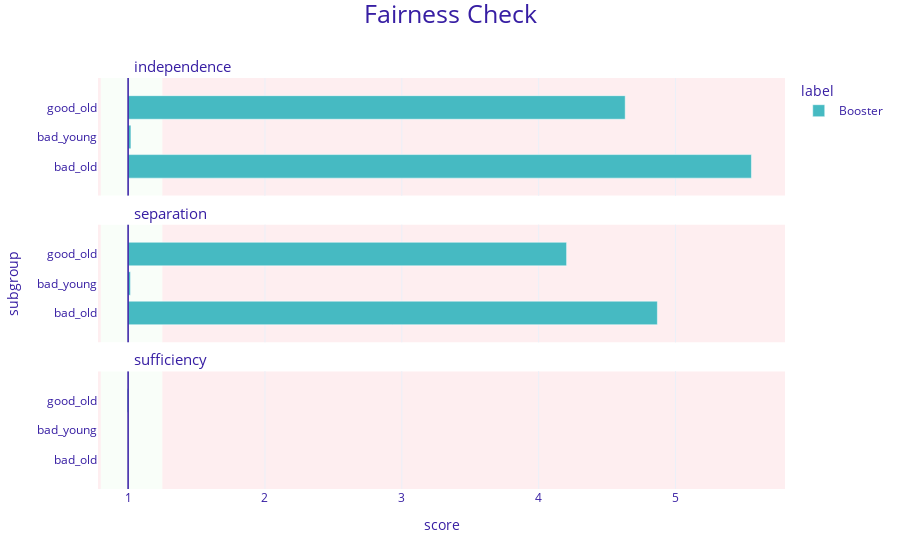

The code cell stored with this chart in its notebook:
### Code cell
fobject.plot()

### Figure 1 — Plotly figure (JSON) as saved in the notebook; plotly's stock layout.template omitted (floating-point values rounded to 4 significant figures)
{"data": [{"alignmentgroup": "True", "customdata": [["bad_old", 5.555, "Booster"], ["bad_young", 1.021, "Booster"], ["good_old", 4.632, "Booster"]], "hovertemplate": "<b>%{customdata[2]}</b><br>Subgroup: %{customdata[0]}<br>Score: %{customdata[1]}<br><extra></extra>", "legendgroup": "Booster", "marker": {"color": "#46bac2", "pattern": {"shape": ""}}, "name": "Booster", "offsetgroup": "Booster", "orientation": "h", "showlegend": true, "textposition": "auto", "type": "bar", "x": [4.555, 0.0206, 3.632], "xaxis": "x3", "y": [0.25, 0.5, 0.75], "yaxis": "y3"}, {"alignmentgroup": "True", "customdata": [["bad_old", 4.868, "Booster"], ["bad_young", 1.017, "Booster"], ["good_old", 4.204, "Booster"]], "hovertemplate": "<b>%{customdata[2]}</b><br>Subgroup: %{customdata[0]}<br>Score: %{customdata[1]}<br><extra></extra>", "legendgroup": "Booster", "marker": {"color": "#46bac2", "pattern": {"shape": ""}}, "name": "Booster", "offsetgroup": "Booster", "orientation": "h", "showlegend": false, "textposition": "auto", "type": "bar", "x": [3.868, 0.01743, 3.204], "xaxis": "x2", "y": [0.25, 0.5, 0.75], "yaxis": "y2"}, {"alignmentgroup": "True", "customdata": [["bad_old", 1.003, "Booster"], ["bad_young", 1.001, "Booster"], ["good_old", 0.993, "Booster"]], "hovertemplate": "<b>%{customdata[2]}</b><br>Subgroup: %{customdata[0]}<br>Score: %{customdata[1]}<br><extra></extra>", "legendgroup": "Booster", "marker": {"color": "#46bac2", "pattern": {"shape": ""}}, "name": "Booster", "offsetgroup": "Booster", "orientation": "h", "showlegend": false, "textposition": "auto", "type": "bar", "x": [0.002977, 0.0006255, -0.00746], "xaxis": "x", "y": [0.25, 0.5, 0.75], "yaxis": "y"}], "layout": {"annotations": [{"font": {"size": 15}, "showarrow": false, "text": "sufficiency", "x": 0.05, "xanchor": "left", "xref": "paper", "y": 0.2867, "yanchor": "bottom", "yref": "paper"}, {"font": {"size": 15}, "showarrow": false, "text": "separation", "x": 0.05, "xanchor": "left", "xref": "paper", "y": 0.6433, "yanchor": "bottom", "yref": "paper"}, {"font": {"size": 15}, "showarrow": false, "text": "independence", "x": 0.05, "xanchor": "left", "xref": "paper", "y": 1.0, "yanchor": "bottom", "yref": "paper"}], "autosize": true, "barmode": "group", "font": {"color": "#371ea3"}, "legend": {"title": {"text": "label"}, "tracegroupgap": 0}, "margin": {"b": 71, "r": 30, "t": 78}, "shapes": [{"fillcolor": "#f05a71", "layer": "below", "line": {"width": 0}, "opacity": 0.1, "type": "rect", "x0": 0.25, "x1": 4.8, "xref": "x", "y0": 0, "y1": 1, "yref": "y"}, {"fillcolor": "#f05a71", "layer": "below", "line": {"width": 0}, "opacity": 0.1, "type": "rect", "x0": -0.22, "x1": -0.2, "xref": "x", "y0": 0, "y1": 1, "yref": "y"}, {"fillcolor": "#c7f5bf", "layer": "below", "line": {"width": 0}, "opacity": 0.1, "type": "rect", "x0": -0.2, "x1": 0.25, "xref": "x", "y0": 0, "y1": 1, "yref": "y"}, {"line": {"color": "#371ea3", "width": 1.5}, "type": "line", "x0": 0, "x1": 0, "xref": "x", "y0": 0, "y1": 1, "yref": "y"}, {"fillcolor": "#f05a71", "layer": "below", "line": {"width": 0}, "opacity": 0.1, "type": "rect", "x0": 0.25, "x1": 4.8, "xref": "x", "y0": 0, "y1": 1, "yref": "y2"}, {"fillcolor": "#f05a71", "layer": "below", "line": {"width": 0}, "opacity": 0.1, "type": "rect", "x0": -0.22, "x1": -0.2, "xref": "x", "y0": 0, "y1": 1, "yref": "y2"}, {"fillcolor": "#c7f5bf", "layer": "below", "line": {"width": 0}, "opacity": 0.1, "type": "rect", "x0": -0.2, "x1": 0.25, "xref": "x", "y0": 0, "y1": 1, "yref": "y2"}, {"line": {"color": "#371ea3", "width": 1.5}, "type": "line", "x0": 0, "x1": 0, "xref": "x", "y0": 0, "y1": 1, "yref": "y2"}, {"fillcolor": "#f05a71", "layer": "below", "line": {"width": 0}, "opacity": 0.1, "type": "rect", "x0": 0.25, "x1": 4.8, "xref": "x", "y0": 0, "y1": 1, "yref": "y3"}, {"fillcolor": "#f05a71", "layer": "below", "line": {"width": 0}, "opacity": 0.1, "type": "rect", "x0": -0.22, "x1": -0.2, "xref": "x", "y0": 0, "y1": 1, "yref": "y3"}, {"fillcolor": "#c7f5bf", "layer": "below", "line": {"width": 0}, "opacity": 0.1, "type": "rect", "x0": -0.2, "x1": 0.25, "xref": "x", "y0": 0, "y1": 1, "yref": "y3"}, {"line": {"color": "#371ea3", "width": 1.5}, "type": "line", "x0": 0, "x1": 0, "xref": "x", "y0": 0, "y1": 1, "yref": "y3"}], "title": {"font": {"size": 25}, "text": "Fairness Check", "x": 0.5, "y": 0.99}, "xaxis": {"anchor": "y", "domain": [0, 1], "range": [-0.22, 4.8], "ticktext": [0, 1, 2, 3, 4, 5, 1], "tickvals": [-1, 0, 1, 2, 3, 4, 0], "title": {"text": "score"}, "type": "linear"}, "xaxis2": {"anchor": "y2", "domain": [0, 1], "matches": "x", "range": [-0.22, 4.8], "showticklabels": false, "ticktext": [0, 1, 2, 3, 4, 5, 1], "tickvals": [-1, 0, 1, 2, 3, 4, 0], "type": "linear"}, "xaxis3": {"anchor": "y3", "domain": [0, 1], "matches": "x", "range": [-0.22, 4.8], "showticklabels": false, "ticktext": [0, 1, 2, 3, 4, 5, 1], "tickvals": [-1, 0, 1, 2, 3, 4, 0], "type": "linear"}, "yaxis": {"anchor": "x", "domain": [0, 0.2867], "range": [0, 1], "showgrid": false, "ticktext": ["bad_old", "bad_young", "good_old"], "tickvals": [0.25, 0.5, 0.75], "title": {"text": ""}, "type": "linear", "zeroline": false}, "yaxis2": {"anchor": "x2", "domain": [0.3567, 0.6433], "matches": "y", "range": [0, 1], "showgrid": false, "ticktext": ["bad_old", "bad_young", "good_old"], "tickvals": [0.25, 0.5, 0.75], "title": {"text": "subgroup"}, "type": "linear", "zeroline": false}, "yaxis3": {"anchor": "x3", "domain": [0.7133, 1.0], "matches": "y", "range": [0, 1], "showgrid": false, "ticktext": ["bad_old", "bad_young", "good_old"], "tickvals": [0.25, 0.5, 0.75], "title": {"text": ""}, "type": "linear", "zeroline": false}}}
